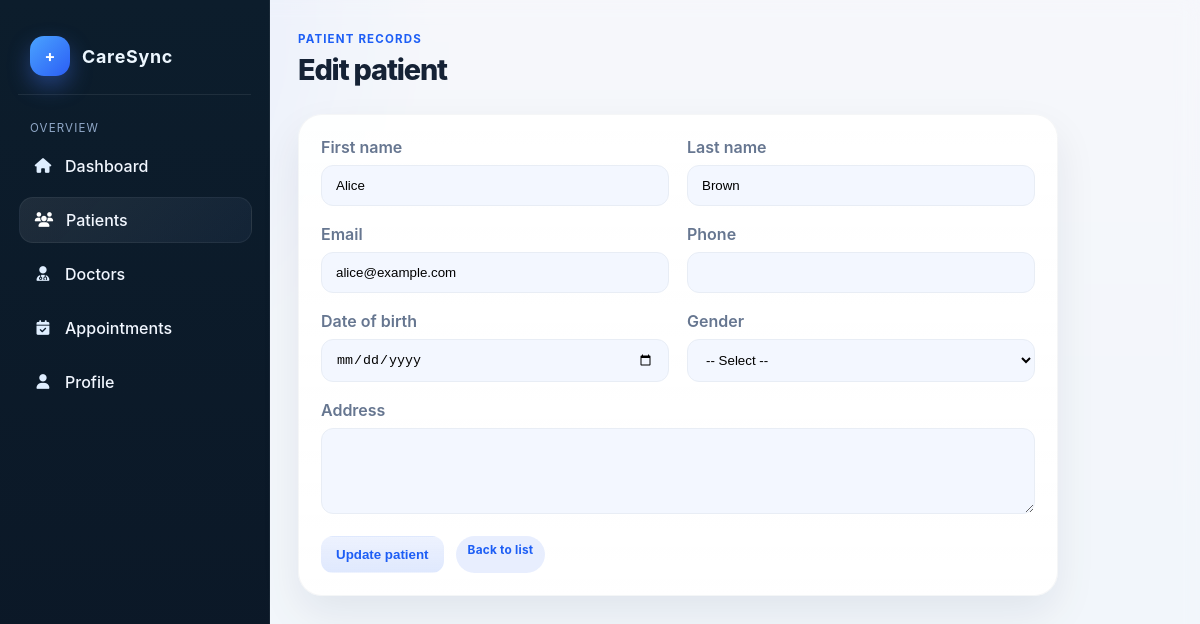
The page /patients/edit/2/ (signed in) on the database its author committed.
### patients/models.py (models this page shows, shortened)
class Patients(models.Model):
    GENDER_CHOICES = [
        ('male', 'Male'),
        ('female', 'Female'),
        ('other', 'Other'),
    ]
    first_name = models.CharField(max_length=100)
    last_name = models.CharField(max_length=100)
    email = models.EmailField(blank=True, null=True)
    phone = models.CharField(max_length=20, blank=True, null=True)
    date_of_birth = models.DateField(blank=True, null=True)
    gender = models.CharField(max_length=20, choices=GENDER_CHOICES, blank=True, null=True)
    address = models.TextField(blank=True, null=True)
    created_at = models.DateTimeField(auto_now_add=True)
    updated_at = models.DateTimeField(auto_now=True)
    class Meta:
        ordering = ['last_name', 'first_name']
        verbose_name = 'Patient'
        verbose_name_plural = 'Patients'

### patients/views.py (the view, shortened to what this page needs)
# urls.py: path('edit/<int:pk>/', edit_patient, name='edit_patient'),
@login_required
def edit_patient(request, pk):
    patient = get_object_or_404(Patients, pk=pk)
    return render(request, 'patients/patient_form.html', {'patient': patient, 'is_edit': True})

### patients/templates/patients/patient_form.html (shortened to what this page needs)
{% load static %}
<!DOCTYPE html>
<html lang="en">
<head>
    <link rel="stylesheet" href="https://cdnjs.cloudflare.com/ajax/libs/font-awesome/6.5.2/css/all.min.css">
    <link rel="stylesheet" href="{% static 'dashboard/styles.css' %}">
</head>
<body>
    <div class="dashboard-shell">
        <aside class="sidebar">
            <div class="brand">
                <div class="brand-mark">+</div>
                <h2>CareSync</h2>
            </div>
            <div class="nav-group">
                <div class="nav-group-title">Overview</div>
                <a class="nav-link" href="{% url 'dashboard_home' %}"><i class="nav-icon fa-solid fa-house"></i> Dashboard</a>
                <a class="nav-link active" href="{% url 'patients' %}"><i class="nav-icon fa-solid fa-users"></i> Patients</a>
                <a class="nav-link" href="{% url 'doctor_home' %}"><i class="nav-icon fa-solid fa-user-doctor"></i> Doctors</a>
                <a class="nav-link" href="{% url 'appointments_home' %}"><i class="nav-icon fa-solid fa-calendar-check"></i> Appointments</a>
                <a class="nav-link" href="{% url 'profile' %}"><i class="nav-icon fa-solid fa-user"></i> Profile</a>
            </div>
        </aside>
        <main class="main">
            <header class="topbar">
                <div>
                    <p class="section-kicker">Patient records</p>
                    <h1>{% if is_edit %}Edit patient{% else %}Add patient{% endif %}</h1>
                </div>
            </header>
            <section class="card" style="max-width: 760px;">
                <form method="post" style="display:grid; gap:18px;">
                    <div style="display:grid; grid-template-columns: repeat(2, minmax(0,1fr)); gap:18px;">
                        <div>
                            <label style="display:block; margin-bottom:8px; color: var(--muted); font-weight:600;">First name</label>
                            <input type="text" name="first_name" value="{{ patient.first_name|default:'' }}" required style="width:100%; padding: 12px 14px; border-radius: 12px; border:1px solid var(--line); background: var(--panel-soft);">
                        </div>
                        <div>
                            <label style="display:block; margin-bottom:8px; color: var(--muted); font-weight:600;">Last name</label>
                            <input type="text" name="last_name" value="{{ patient.last_name|default:'' }}" required style="width:100%; padding: 12px 14px; border-radius: 12px; border:1px solid var(--line); background: var(--panel-soft);">
                        </div>
                        <div>
                            <label style="display:block; margin-bottom:8px; color: var(--muted); font-weight:600;">Email</label>
                            <input type="email" name="email" value="{{ patient.email|default:'' }}" style="width:100%; padding: 12px 14px; border-radius: 12px; border:1px solid var(--line); background: var(--panel-soft);">
                        </div>
                        <div>
                            <label style="display:block; margin-bottom:8px; color: var(--muted); font-weight:600;">Phone</label>
                            <input type="text" name="phone" value="{{ patient.phone|default:'' }}" style="width:100%; padding: 12px 14px; border-radius: 12px; border:1px solid var(--line); background: var(--panel-soft);">
                        </div>
                        <div>
                            <label style="display:block; margin-bottom:8px; color: var(--muted); font-weight:600;">Date of birth</label>
                            <input type="date" name="date_of_birth" value="{{ patient.date_of_birth|date:'Y-m-d'|default:'' }}" style="width:100%; padding: 12px 14px; border-radius: 12px; border:1px solid var(--line); background: var(--panel-soft);">
                        </div>
                        <div>
                            <label style="display:block; margin-bottom:8px; color: var(--muted); font-weight:600;">Gender</label>
                            <select name="gender" style="width:100%; padding: 12px 14px; border-radius: 12px; border:1px solid var(--line); background: var(--panel-soft);">
                                <option value="">-- Select --</option>
                            </select>
                        </div>
                    </div>
                    <div>
                        <label style="display:block; margin-bottom:8px; color: var(--muted); font-weight:600;">Address</label>
                        <textarea name="address" rows="4" style="width:100%; padding: 12px 14px; border-radius: 12px; border:1px solid var(--line); background: var(--panel-soft); resize: vertical;">{{ patient.address|default:'' }}</textarea>
                    </div>
                    <div style="display:flex; gap:12px; flex-wrap:wrap;">
                        <button class="toggle-btn" type="submit">{% if is_edit %}Update patient{% else %}Add patient{% endif %}</button>
                        <a href="{% url 'patients' %}" class="badge" style="text-decoration:none;">Back to list</a>
                    </div>
                </form>
            </section>
        </main>
    </div>
</body>
</html>

### dashboard/static/dashboard/styles.css (style rules this page uses)
:root { --bg: #f5f7fb; --panel: #ffffff; --panel-soft: #f3f7ff; --panel-alt: #f7f8fc; --primary: #1d5ef5; --primary-deep: #123db6; --primary-soft: rgba(29, 94, 245, 0.10); --secondary: #12a99a; --secondary-soft: rgba(18, 169, 154, 0.12); --danger: #ef5b62; --warning: #f0ad45; --text: #152235; --muted: #667690; --line: #e8edf5; --shadow: 0 18px 40px rgba(17, 31, 52, 0.08); --shadow-soft: 0 8px 22px rgba(18, 34, 60, 0.05); }
* { box-sizing: border-box; }
html { scroll-behavior: smooth; }
body { margin: 0; font-family: Inter, "Segoe UI", "Helvetica Neue", Arial, sans-serif; background: radial-gradient(circle at top left, rgba(120, 162, 255, 0.20), transparent 30%), linear-gradient(180deg, #f4f6fb 0%, #eef4fb 100%); color: var(--text); transition: background 0.25s ease, color 0.25s ease; }
.dashboard-shell { display: flex; min-height: 100vh; background: rgba(255,255,255,0.18); backdrop-filter: blur(10px); }
.sidebar { width: 270px; background: linear-gradient(180deg, #0c1d2c 0%, #0b1726 100%); color: #edf7ff; padding: 26px 18px 22px; display: flex; flex-direction: column; gap: 18px; border-right: 1px solid rgba(255,255,255,0.06); }
.brand { display: flex; align-items: center; gap: 12px; padding: 10px 12px 18px; border-bottom: 1px solid rgba(255,255,255,0.08); }
.brand-mark { width: 40px; height: 40px; border-radius: 14px; display: grid; place-items: center; background: linear-gradient(135deg, #4aa3ff 0%, #2b5ef5 100%); color: white; font-weight: 700; box-shadow: 0 10px 22px rgba(62, 104, 214, 0.45); }
.brand h2 { margin: 0; font-size: 1.12rem; font-weight: 700; letter-spacing: 0.04em; }
.nav-group { display: flex; flex-direction: column; gap: 8px; }
.nav-group-title { font-size: 0.72rem; letter-spacing: 0.10em; color: #90a8c8; text-transform: uppercase; margin: 8px 12px 0; }
.nav-link { display: flex; align-items: center; gap: 12px; text-decoration: none; color: #f2f7ff; padding: 12px 14px; border-radius: 14px; transition: all 0.2s ease; border: 1px solid transparent; font-weight: 500; }
.nav-link:hover, .nav-link.active { background: linear-gradient(135deg, rgba(255,255,255,0.08), rgba(140,176,255,0.06)); border-color: rgba(255,255,255,0.06); transform: translateX(1px); }
.nav-icon { display: inline-flex; align-items: center; justify-content: center; width: 20px; height: 20px; font-size: 0.92rem; color: #dfeeff; }
.nav-link:hover .nav-icon, .nav-link.active .nav-icon { color: #ffffff; }
.main { flex: 1; padding: 32px 30px 32px 28px; }
.topbar { display: flex; justify-content: space-between; align-items: center; margin-bottom: 28px; gap: 18px; }
.section-kicker { margin: 0 0 8px; font-size: 0.72rem; letter-spacing: 0.10em; text-transform: uppercase; color: var(--primary); font-weight: 700; }
.topbar h1 { margin: 0; font-size: clamp(1.8rem, 2.4vw, 2.4rem); line-height: 1.1; letter-spacing: -0.04em; font-weight: 800; }
.toggle-btn { border: 1px solid transparent; background: linear-gradient(180deg, rgba(29, 94, 245, 0.08), rgba(29, 94, 245, 0.14)); color: var(--primary); border-radius: 12px; padding: 10px 14px; font-weight: 700; cursor: pointer; transition: all 0.2s ease; }
.card { background: linear-gradient(180deg, rgba(255,255,255,0.92), rgba(255,255,255,0.98)); border-radius: 24px; box-shadow: var(--shadow); padding: 22px; border: 1px solid rgba(17, 31, 52, 0.04); }
.badge { background: var(--primary-soft); color: var(--primary); padding: 7px 12px; border-radius: 999px; font-weight: 700; font-size: 0.74rem; letter-spacing: 0.02em; }

### rows shown on the page
Patients: first_name "Alice", last_name "Brown", email "alice@example.com"
